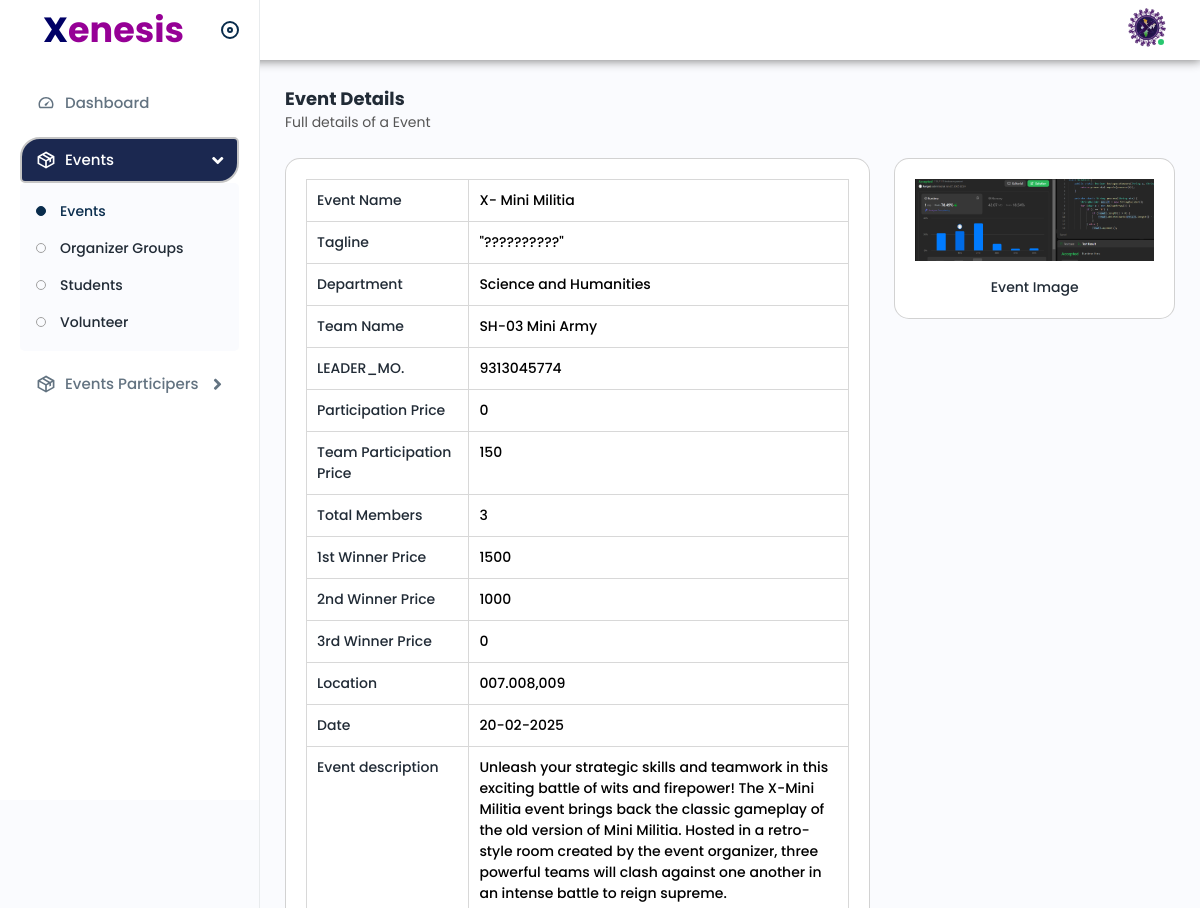
Page /Admin/eventdetails.php?id=1 (signed in, upper part) on the earlier database version.
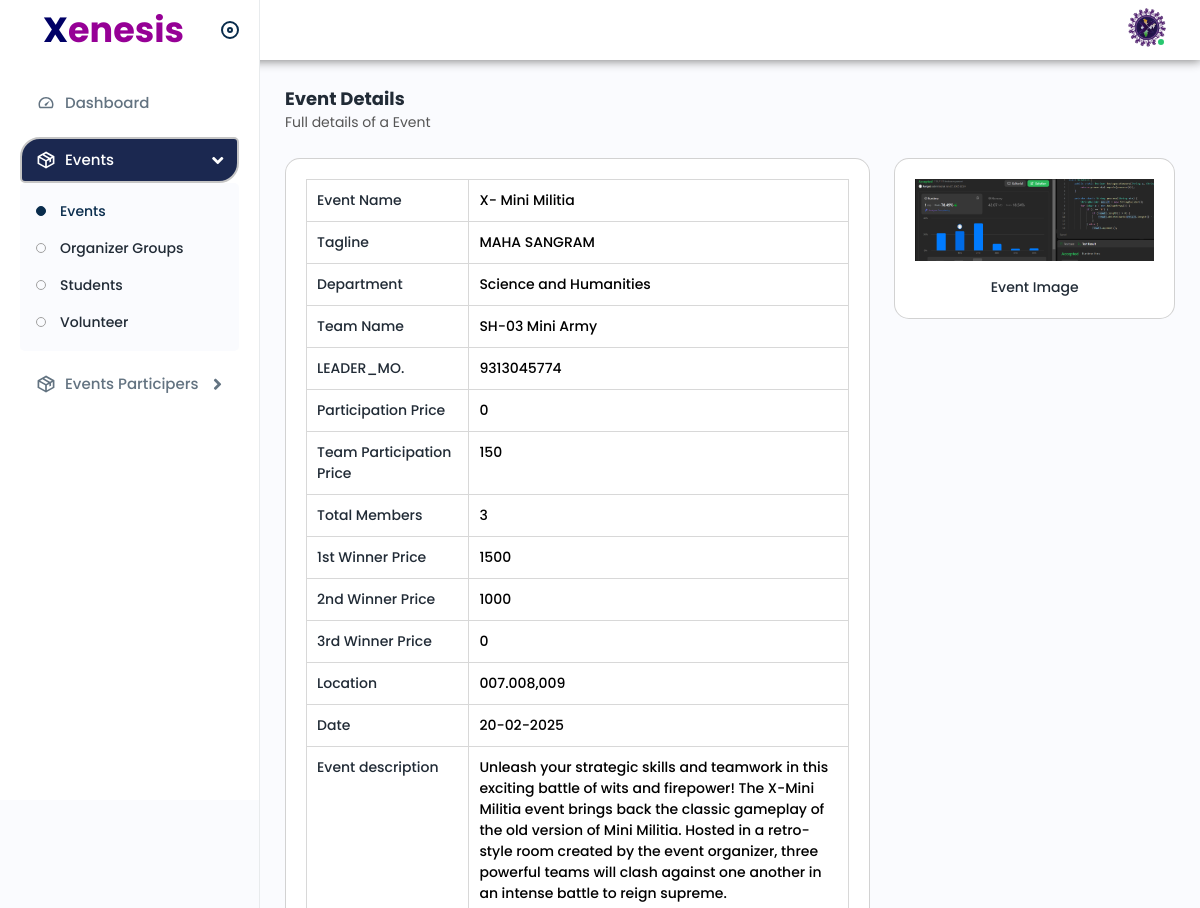
Same page on the later database version.
### tables this page shows
CREATE TABLE `event_master` (
  `event_id` int NOT NULL,
  `event_name` varchar(100) NOT NULL,
  `tagline` text NOT NULL,
  `department_id` int NOT NULL,
  `team_name` varchar(100) NOT NULL,
  `event_leader_no` bigint NOT NULL,
  `participation_price` int NOT NULL,
  `participation_price_team` int NOT NULL,
  `team_member_count` varchar(100) NOT NULL,
  `winner_price1` int NOT NULL,
  `winner_price2` int NOT NULL,
  `winner_price3` int NOT NULL,
  `location` varchar(200) NOT NULL,
  `date` varchar(200) NOT NULL,
  `event_description` text,
  `rules` text NOT NULL,
  `round1_title` varchar(200) NOT NULL,
  `round1_description` text,
  `round2_title` varchar(200) DEFAULT NULL,
  `round2_description` text,
  `round3_title` varchar(200) DEFAULT NULL,
  `round3_description` text,
  `round4_title` varchar(200) DEFAULT NULL,
  `round4_description` text,
  `round5_title` varchar(200) DEFAULT NULL,
  `round5_description` text,
  `images` varchar(254) NOT NULL,
  `image_path` text NOT NULL,
  `max_tickets` int DEFAULT NULL,
  `category_id` int NOT NULL,
  `is_status` int NOT NULL DEFAULT '1'
);

### Admin/eventdetails.php (the view, shortened to what the changed rows need)
<?php
    require '../includes/scripts/connection.php';
?>
<?php
    $id = $_GET['id'];
    $query = "SELECT * FROM `event_master` WHERE event_id = '$id'";
    $result = mysqli_query($conn, $query);
    if($result){
    $eventdata = mysqli_fetch_assoc($result);
    $event_name = $eventdata['event_name'];
    $tagline = $eventdata['tagline'];
    $mobile = $eventdata['event_leader_no'];
    $team_name = $eventdata['team_name'];
    $participant_price = $eventdata['participation_price'];
    $team_price = $eventdata['participation_price_team'];
    $total_members = $eventdata['team_member_count'];
    $win_price1 = $eventdata['winner_price1'];
    $win_price2 = $eventdata['winner_price2'];
    $win_price3 = $eventdata['winner_price3'];
    $location = $eventdata['location'];
    $date = $eventdata['date'];
    $event_desc = $eventdata['event_description'];
    $image_path = $eventdata['image_path'];
    }
?>
<!DOCTYPE html>
<html lang="en">
<head>
    <link rel="stylesheet" href="../assets/css/bootstrap.min.css">
    <link rel="stylesheet" href="../assets/plugins/icons/ionic/ionicons.css">
    <link rel="stylesheet" href="../assets/plugins/icons/feather/feather.css">
    <link rel="stylesheet" href="../assets/css/animate.css">
    <link rel="stylesheet" href="../assets/plugins/select2/css/select2.min.css">
    <link rel="stylesheet" href="../assets/css/dataTables.bootstrap4.min.css">
    <link rel="stylesheet" href="../assets/plugins/fontawesome/css/fontawesome.min.css">
    <link rel="stylesheet" href="../assets/plugins/fontawesome/css/all.min.css">
    <link href="https://cdn.jsdelivr.net/npm/bootstrap@5.3.0/dist/css/bootstrap.min.css" rel="stylesheet"
>
    <link rel="stylesheet" href="../assets/css/style.css">
</head>
<body>
    <div class="main-wrapper">
        <div class="page-wrapper">
            <div class="content">
                <div class="row">
                    <div class="col-lg-8 col-sm-12">
                        <div class="card">
                            <div class="card-body">
                                <div class="productdetails">
                                    <ul class="product-bar">
                                        <li>
                                            <h4>Event Name</h4>
                                            <h6>
                                                <?php echo $event_name; ?>
                                            </h6>
                                        </li>
                                        <li>
                                            <h4>Tagline</h4>
                                            <h6>
                                                <?php echo $tagline; ?>
                                            </h6>
                                        </li>
                                        <li>
                                            <h4>Team Name</h4>
                                            <h6>
                                                <?php echo $team_name ?>
                                            </h6>
                                        </li>
                                        <li>
                                            <h4>LEADER_MO.</h4>
                                            <h6>
                                                <?php echo $mobile ?>
                                            </h6>
                                        </li>
                                        <li>
                                            <h4>Participation Price</h4>
                                            <h6>
                                                <?php echo $participant_price; ?>
                                            </h6>
                                        </li>
                                        <li>
                                            <h4>Team Participation Price</h4>
                                            <h6>
                                                <?php echo $team_price; ?>
                                            </h6>
                                        </li>
                                        <li>
                                            <h4>Total Members</h4>
                                            <h6>
                                                <?php echo $total_members; ?>
                                            </h6>
                                        </li>
                                        <li>
                                            <h4>1st Winner Price</h4>
                                            <h6>
                                                <?php echo $win_price1; ?>
                                            </h6>
                                        </li>
                                        <li>
                                            <h4>2nd Winner Price</h4>
                                            <h6>
                                                <?php echo $win_price2; ?>
                                            </h6>
                                        </li>
                                        <li>
                                            <h4>3rd Winner Price</h4>
                                            <h6>
                                                <?php echo $win_price3; ?>
                                            </h6>
                                        </li>
                                        <li>
                                            <h4>Location</h4>
                                            <h6>
                                                <?php echo $location; ?>
                                            </h6>
                                        </li>
                                        <li>
                                            <h4>Date</h4>
                                            <h6>
                                                <?php echo $date; ?>
                                            </h6>
                                        </li>
                                        <li>
                                            <h4>Event description</h4>
                                            <h6>
                                                <?php echo $event_desc; ?>
                                            </h6>
                                        </li>
                                    </ul>
                                </div>
                            </div>
                        </div>
                    </div>
                    <div class="col-lg-4 col-sm-12">
                        <div class="card">
                            <div class="card-body">
                                <div class="slider-product-details">
                                    <div class="owl-carousel owl-theme ">
                                        <div class="slider-product">
                                            <?php echo "<img src=".$image_path." alt='img'>";?>
                                            <h4>Event Image</h4>
                                        </div>
                                    </div>
                                </div>
                            </div>
                        </div>
                    </div>
                </div>
            </div>
        </div>
    </div>
</body>
</html>

Differences in the rows shown:
changed event_master "X- Mini Militia": tagline "\"??????????\"" → "MAHA SANGRAM"
